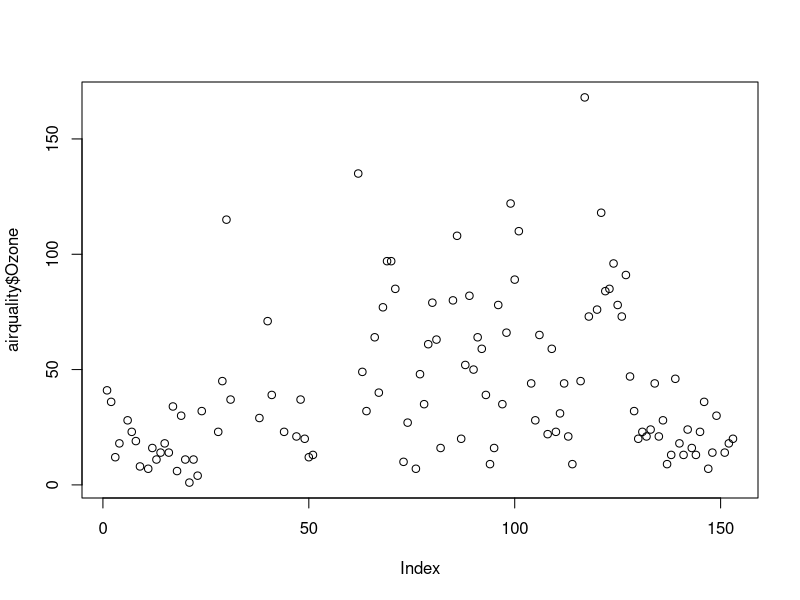
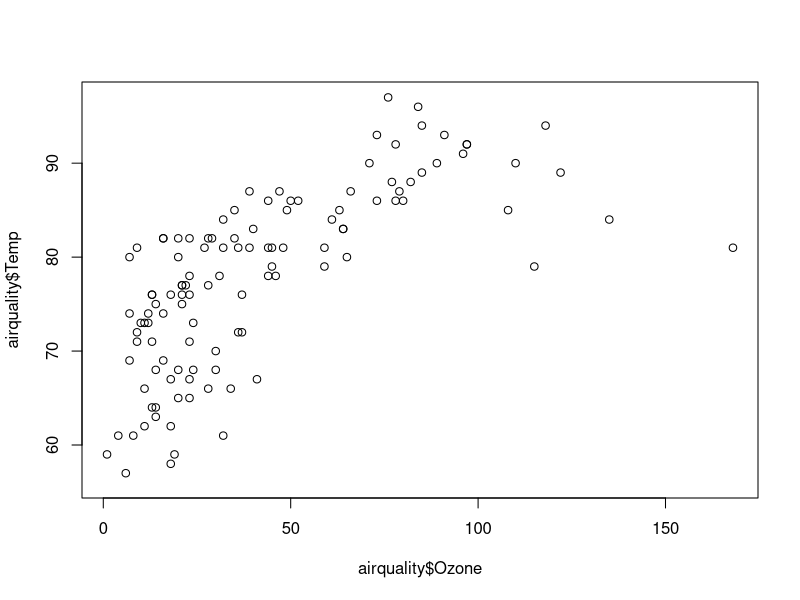
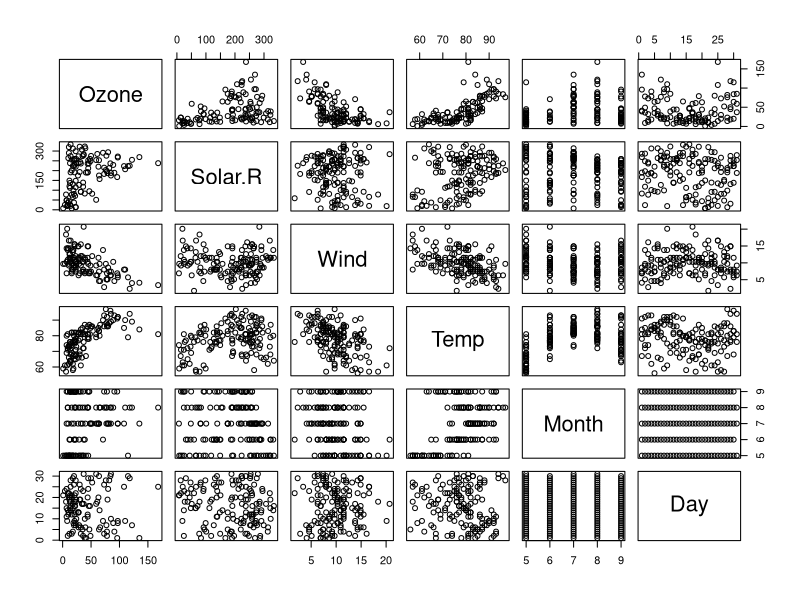
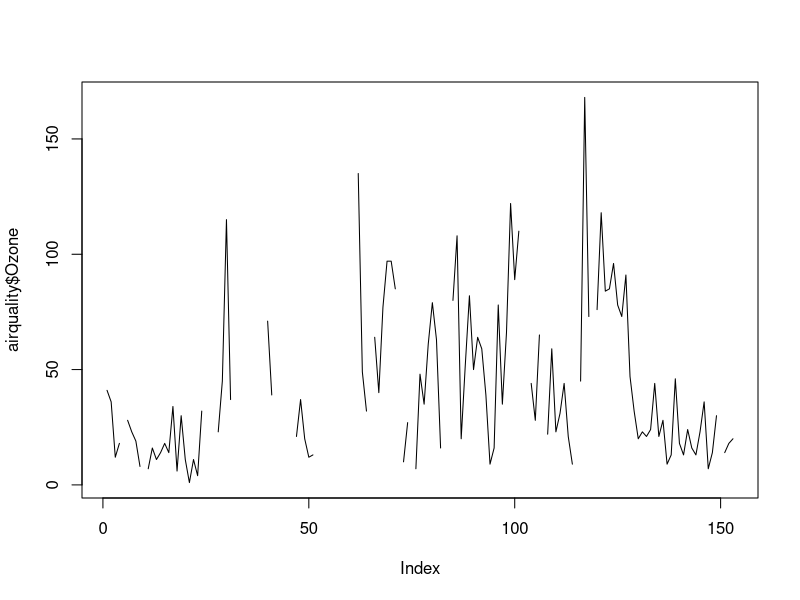
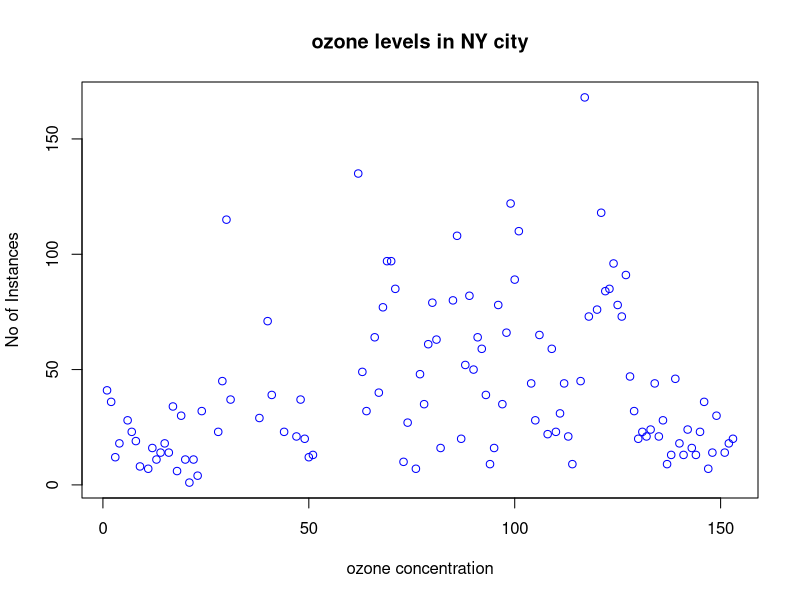
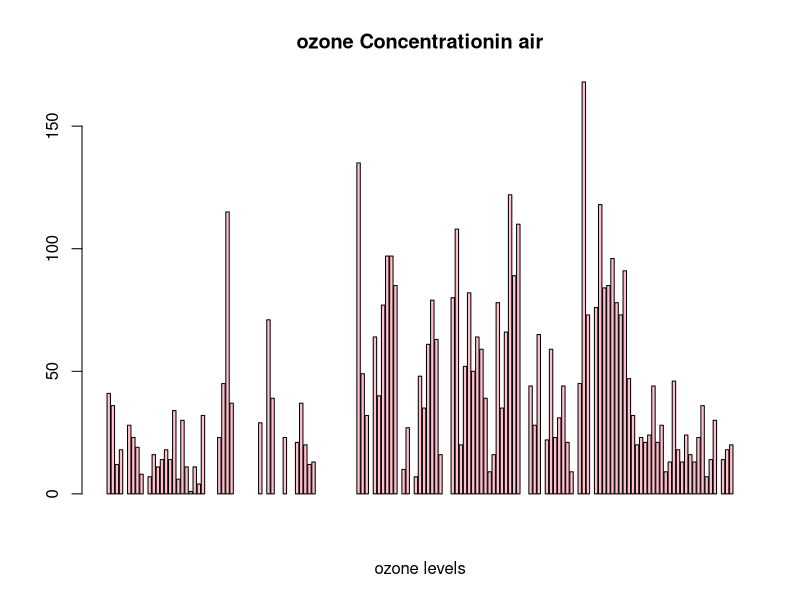
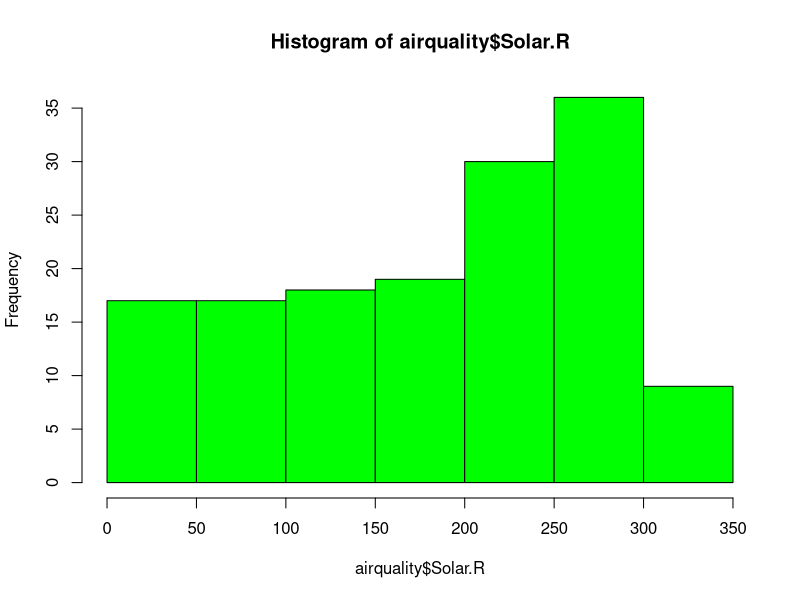
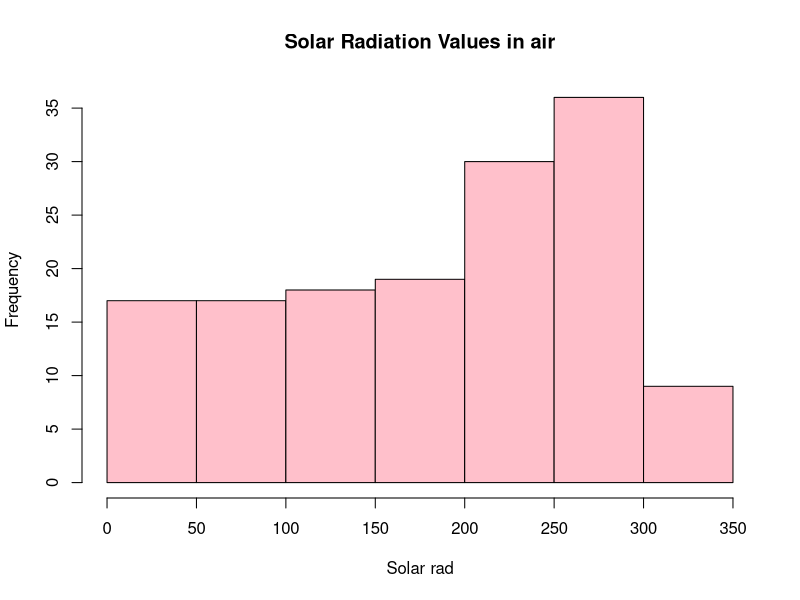

Generate these figures, in order, with R:
airquality<-datasets::airquality
airquality
head(airquality)  #to see first few rows
tail(airquality)  #to see last few rows
airquality[,c(1,2)]     #to show the first 2 columns
airquality[,c(5,6)]     #to show the last 2 columns
airquality$Temp
summary(airquality$Ozone)  #to plot the summarise data.i.e mean,median,mode
summary(airquality$Temp)
plot(airquality$Ozone)
plot(airquality$Ozone,airquality$Temp)  
plot(airquality)              #scatterplot
summary(airquality)

#points and lines
plot(airquality$Ozone,type="l") #p:point,l:lines,b: both,h
plot(airquality$Ozone, xlab = "ozone concentration",ylab = "No of Instances", main = "ozone levels in NY city", col="blue")

#hORIZONTAL Barplot
barplot(airquality$Ozone,main = "ozone Concentrationin air",xlab = "ozone levels",col = "PINK",horiz = FALSE)


#Histogram
hist(airquality$Solar.R,col = 'green')
hist(airquality$Solar.R,main = 'Solar Radiation Values in air',xlab = 'Solar rad',col = 'pink')

#single box plot
boxplot(airquality$Solar.R)


#Multiple Box plot
boxplot(airquality[,1:4],main ='Multiple')


#to plot various graphs in one 

par(mfrow=c(3,3),mar=c(2,5,2,1),las = 0,bty="n")  #mfrow is used to partition and mar is used for margin length
plot(airquality$Ozone)
plot(airquality$Ozone,airquality$Temp)
plot(airquality$Ozone,type="c")
plot(airquality$Ozone,type="s")
plot(airquality$Ozone,type="h")
barplot(airquality$Ozone,main = "ozone Concentrationin air",xlab = "ozone levels",col = "PINK",horiz = FALSE)
hist(airquality$Solar.R,col = 'brown')
boxplot(airquality$Solar.R)
boxplot(airquality[,0:4],main ='Multiple box plots')




